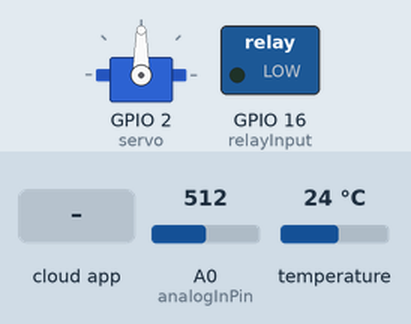
This sketch was run on a simulated ESP8266 (NodeMCU). On the bench: servo, switched loads named in the sketch (green lamp = pin HIGH). The test bench sets the inputs (shaded band); at power-on: A0 (analogInPin) = 512, temperature 24 °C. WiFi joins after 1.5 s; servers stay silent unless stated; the local clock reads 2024-03-15 10:24:30 at power-on unless the sketch sets it; EEPROM starts erased; the Firebase database answers and starts empty; what the sketch prints to the serial monitor is not drawn.

Above: at 2.9 s.
3.0 s: the phone or cloud app sets Servo to true
At 5.5 s:
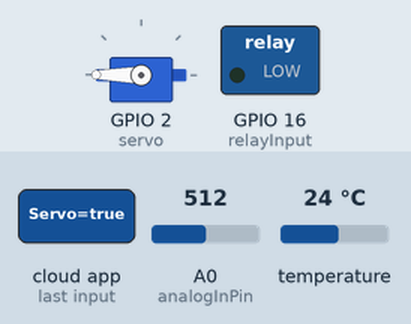
5.9 s: the phone or cloud app sets Servo to false
At 8.2 s:
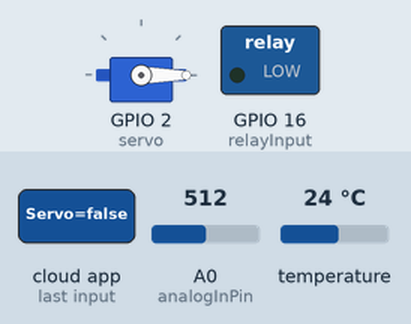
Timing chart, 0 to 9.7 s (numbered marks = the images above; inputs shaded):
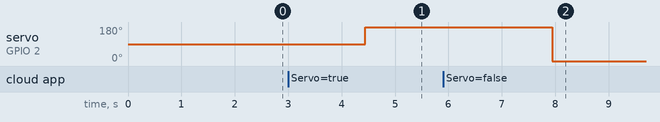

The sketch:

PA.ino
```cpp
//Semua Library dan pendefenisian//
#include <EEPROM.h>
#include <DallasTemperature.h>
#include "FirebaseESP8266.h"
#include <ESP8266WiFi.h>
#include <ThreeWire.h>
#include <RtcDS1302.h>
#include <Servo.h>
#include <OneWire.h>
#define ONE_WIRE_BUS 14 //D5
#define FIREBASE_AUTH JD4krO2qCMZDE9FytjkYkh2ddsycxPCba963IQzN
#define countof(a) (sizeof(a) / sizeof(a[0]))

//Semua pemanggilan Class//
FirebaseData firebaseData;
OneWire oneWire(ONE_WIRE_BUS);
ThreeWire myWire(4, 5, 0); // D2, D1, D3 DAT,CLK,RST
RtcDS1302<ThreeWire> Rtc(myWire);
Servo servo;
DallasTemperature sensors(&oneWire);

//Semua Penginisialisasian//
const char* ssid = "ALFITRA";
  const char* password = "qwerty123";
const int analogInPin = A0;
char datestring[20];
float suhu;
int sensorValue = 0;
int relayInput = 16; //D0
unsigned long int avgValue;
float b;
int buf[10],temp;
int cek = 0;
long previousMillis = 0;
unsigned long currentMillis;
float pHVol;
float phValue;
String recData, konfirmasi, recServo;
int pakan1,pakan2,pakan3,pakan4,menit;


void setup() {
   EEPROM.begin(512);
   Serial.begin(9600);
   sensors.begin();
   pinMode(relayInput, OUTPUT);
   servo.attach(2); //D4
   Serial.begin(9600);

   Serial.print("compiled: ");
   Serial.print(__DATE__);
   Serial.println(__TIME__);

   Rtc.Begin();

   RtcDateTime compiled = RtcDateTime(__DATE__, __TIME__);
   printDateTime(compiled);
   Serial.println();

   konekWifi();
   Firebase.begin("https://tugasakhir-2f0d2-default-rtdb.firebaseio.com/", "JD4krO2qCMZDE9FytjkYkh2ddsycxPCba963IQzN");


   if (!Rtc.IsDateTimeValid())
   {
     // Common Causes:
     //    1) first time you ran and the device wasn't running yet
     //    2) the battery on the device is low or even missing

     Serial.println("RTC lost confidence in the DateTime!");
     Rtc.SetDateTime(compiled);
   }

   if (Rtc.GetIsWriteProtected())
   {
     Serial.println("RTC was write protected, enabling writing now");
     Rtc.SetIsWriteProtected(false);
   }

   if (!Rtc.GetIsRunning())
   {
     Serial.println("RTC was not actively running, starting now");
     Rtc.SetIsRunning(true);
   }

   RtcDateTime now = Rtc.GetDateTime();
   if (now < compiled)
   {
     Serial.println("RTC is older than compile time!  (Updating DateTime)");
     Rtc.SetDateTime(compiled);
   }
   else if (now > compiled)
   {
     Serial.println("RTC is newer than compile time. (this is expected)");
   }
   else if (now == compiled)
   {
     Serial.println("RTC is the same as compile time! (not expected but all is fine)");
   }
}


void konekWifi() {
   WiFi.begin(ssid, password);
   //memulai menghubungkan ke wifi router
   while (WiFi.status() != WL_CONNECTED) {
     delay(500);
     Serial.print("."); //status saat mengkoneksikan
   }
   Serial.println("Sukses terkoneksi wifi!");
   Serial.println("IP Address:"); //alamat ip lokal
   Serial.println(WiFi.localIP());
}


void loop() {
   for(int i=0;i<10;i++)
   {
    buf[i]=analogRead(analogInPin);
   }
   for(int i=0;i<9;i++)
   {
    for(int j=i+1;j<10;j++)
    {
     if(buf[i]>buf[j])
     {
      temp=buf[i];
      buf[i]=buf[j];
      buf[j]=temp;
     }
    }
   }
   currentMillis = millis();
   avgValue=0;
   for(int i=2;i<8;i++)
   avgValue+=buf[i];
   pHVol=(float)avgValue*5.0/1024/6;
   phValue = -3.467   * pHVol + 21.34;
   sensors.requestTemperatures();
   suhu = sensors.getTempCByIndex(0);
   RtcDateTime now = Rtc.GetDateTime();
   if(recServo=="false"){servo.write(0);}
   senData(10000);
   ReceiveData();
   onOffRelay();
   printDateTime(now);
   if (!now.IsValid())
   {
    // Common Causes:
    //    1) the battery on the device is low or even missing and the power line was disconnected
    Serial.println("RTC lost confidence in the DateTime!");
   }
}

void printDateTime(const RtcDateTime& dt)
{
   snprintf_P(datestring,
              countof(datestring),
              PSTR("%02u/%02u/%04u %02u:%02u:%02u"),
              dt.Month(),
              dt.Day(),
              dt.Year(),
              dt.Hour(),
              dt.Minute(),
              dt.Second());
   Firebase.setString(firebaseData, "Time", datestring);
   if(recServo=="true"){
    servo.write(180);
    Serial.println("Servo ON");
   }else if(recServo=="false"){
    if((dt.Hour()==pakan1||dt.Hour()==pakan2||dt.Hour()==pakan3||dt.Hour()==pakan4)&&dt.Minute()==menit&&dt.Second()<=5){
      servo.write(180);
      Serial.println("Ikan Sedang Diberi Makan");
    }
   }
}

void senData(int interval){
  if((unsigned long)(currentMillis - previousMillis) >= interval) {
   Firebase.setInt(firebaseData, "Ph", phValue);
   Firebase.setFloat(firebaseData, "Suhu", suhu);
   previousMillis = millis();
 }
}

void ReceiveData(){
  Firebase.getString(firebaseData, "/Relay");
  recData = firebaseData.stringData();
  Firebase.getString(firebaseData, "/Servo");
  recServo = firebaseData.stringData();
  Firebase.getString(firebaseData, "/Pakan/Konfirmasi/");
  konfirmasi = firebaseData.stringData();
  if(konfirmasi=="true"){
    Firebase.getInt(firebaseData, "/Pakan/Pakan1");
    pakan1 = EEPROM.read(1);
    EEPROM.write(1,firebaseData.intData());
    Firebase.getInt(firebaseData, "/Pakan/Pakan2");
    pakan2 = EEPROM.read(2);
    EEPROM.write(2,firebaseData.intData());
    Firebase.getInt(firebaseData, "/Pakan/Pakan3");
    pakan3 = EEPROM.read(3);
    EEPROM.write(3,firebaseData.intData());
    Firebase.getInt(firebaseData, "/Pakan/Pakan4");
    pakan4 = EEPROM.read(4);
    EEPROM.write(4,firebaseData.intData());
    Firebase.getInt(firebaseData, "/Pakan/Menit");
    menit = EEPROM.read(5);
    EEPROM.write(5,firebaseData.intData());
    }
}

void onOffRelay(){
  if(recData=="true"){
      Serial.println("Relay ON");
      digitalWrite(relayInput, LOW); }
      else{
        if(phValue<=6.5||phValue>=8.5||suhu<=24||suhu>=30){
         Serial.println("Air Dikuras");
          digitalWrite(relayInput, LOW);
        }else{
          Serial.println("Air Berhenti Dikuras");
          digitalWrite(relayInput, HIGH);
       }
   }
}
```

Measured:
- after the input at 3.0 s, servo on GPIO 2 (servo): 90° → 180° after 1.4 s
- after the input at 5.9 s, servo on GPIO 2 (servo): 180° → 0° after 2.0 s
